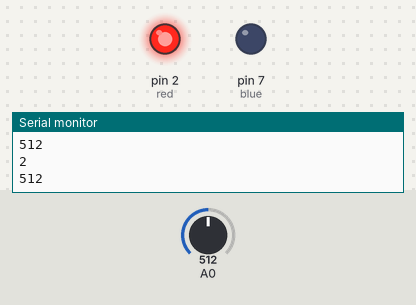
Bench run of a sketch on a simulated Arduino Uno, built with avr-gcc and run on an emulated ATmega328P. Shown: output pins drawn as LEDs (lit = HIGH), the last lines printed to the serial monitor. The test bench sets the inputs (shaded band); at power-on: A0 = 512.

Above: at 1.2 s.
1.3 s: A0 set to 596
2.8 s: A0 set to 628
At 4.0 s:
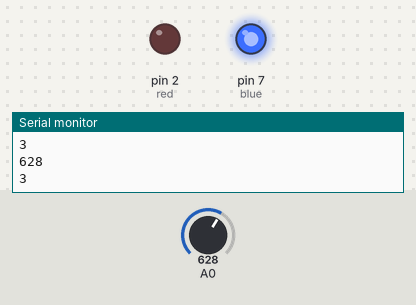
4.3 s: A0 set to 511
At 5.3 s:
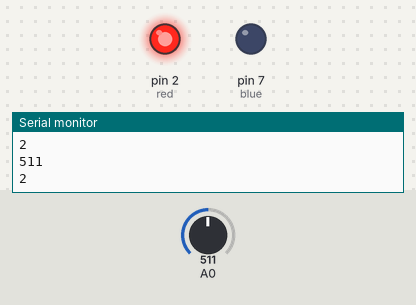
5.8 s: A0 set to 716
At 6.6 s:
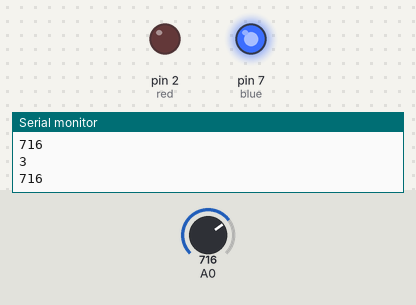
Timing chart, 0 to 8.3 s (numbered marks = the images above; inputs shaded):
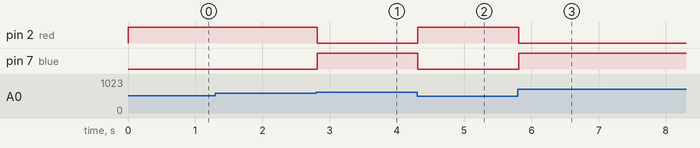

Measured:
- the behaviour switches between 613 and 614 on A0 (found by bisection; images 0 and 1)
- after the input at 2.8 s, pin 2 (red): HIGH → LOW at once; pin 7 (blue): LOW → HIGH at once
- after the input at 4.3 s, pin 2 (red): LOW → HIGH at once; pin 7 (blue): HIGH → LOW at once
- after the input at 5.8 s, pin 2 (red): HIGH → LOW at once; pin 7 (blue): LOW → HIGH at once

The sketch:

HW3.ino
```cpp
//set up my analog input and digital output
int reading;
int blue = 7;
int red = 2;
int mapped;

void setup() {
  Serial.begin(9600);
  pinMode(blue,OUTPUT);
  pinMode(red,OUTPUT);

}

void loop() {
  reading = analogRead(A0);

  //map the range to 0 ~ 5
  mapped = map(reading,0,1023,0,5);

  //check if photoresistor is working
  Serial.println(reading);
  Serial.println(mapped);

  //when it is darker, resistence is smaller
  //only light up the red LED
  if (mapped < 2.5){
    digitalWrite(red,HIGH);
    digitalWrite(blue,LOW);
    }
   //when it is lighter, resistence is larger
  //only light up the blue LED
   else if (mapped >= 2.5){
    digitalWrite(blue,HIGH);
    digitalWrite(red,LOW);
    }

}
```
